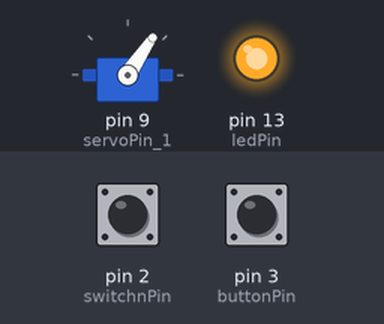
Bench run of a sketch on a simulated Arduino Uno, built with avr-gcc and run on an emulated ATmega328P. Parts: servo, output pins drawn as LEDs (lit = HIGH). The inputs (shaded band) are chosen by the test bench; at power-on: pin 2 (switchnPin) HIGH, pin 3 (buttonPin) HIGH. EEPROM starts erased.

Above: at 1.2 s.
1.3 s: pin 2 (switchnPin) pulled LOW for 1 s
At 3.8 s:
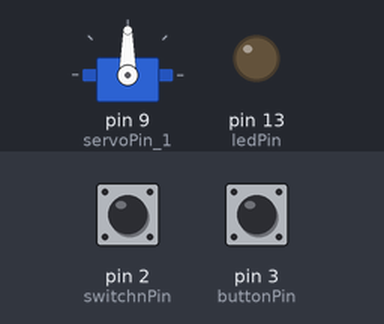
4.3 s: pin 3 (buttonPin) pulled LOW for 1 s
At 5.61 s:
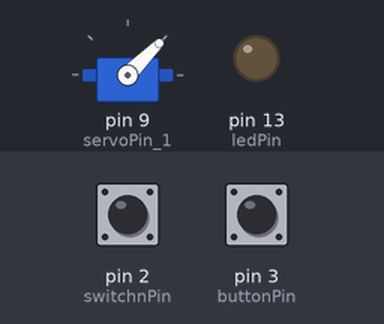
7.8 s: pin 2 (switchnPin) pulled LOW for 3.2 s
At 13.3 s:
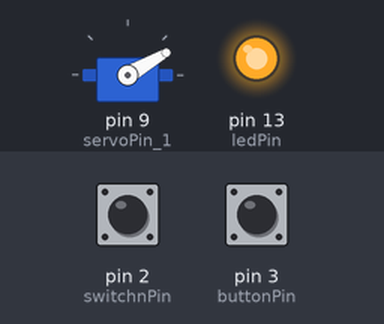
14.0 s: pin 3 (buttonPin) pulled LOW for 0.15 s
At 14.9 s:
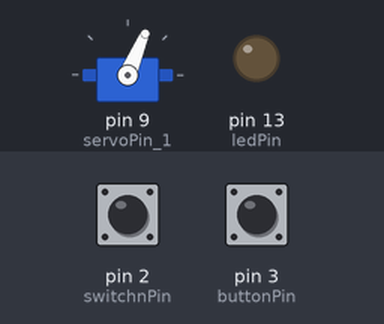
Timing chart, 0 to 17.0 s (numbered marks = the images above; inputs shaded):
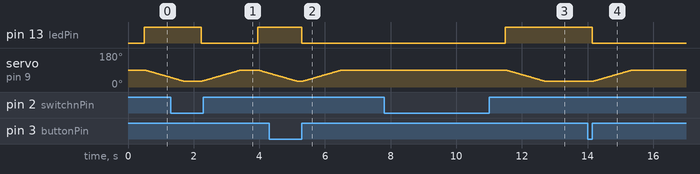

Measured:
- after the input at 1.3 s, pin 13 (ledPin): HIGH → LOW after 0.93 s, → HIGH 1.7 s later
- after the input at 4.3 s, pin 13 (ledPin): HIGH → LOW after 1.0 s
- after the input at 7.8 s, pin 13 (ledPin): LOW → HIGH after 3.7 s; servo on pin 9 (servoPin_1): moves from 90° to 30° over 1.2 s, starting after 3.7 s
- after the input at 14.0 s, pin 13 (ledPin): HIGH → LOW after 0.15 s; servo on pin 9 (servoPin_1): moves from 30° to 90° over 1.2 s, starting after 0.17 s

The sketch:

servo_5.ino
```cpp
#include <Servo.h>           //zahrnutí knihovny pro ovládání servo motoru
#include <EEPROM.h>

const byte switchnPin = 2;    // číslo pinu prepinace
const byte buttonPin = 3;     // číslo pinu na shazovací tlačítko
const byte ledPin =  13;      // číslo pinu LED
const byte servoPin_1 = 9;

const byte servoMin  = 30; //  servo jde dolu - navest nahoru
const byte servoMax  = 90;  // servo jde nahoru, navest dolu - cim vyssi, tim je navest niz a servo vys

const byte servoDelay = 20;  // milisec mezi uhlz serva Cim vetsi, tim pomalejsi
byte statBtn = 0;            // schazovaci tlacitko
byte lastStatBtn = LOW;      // predchozi stav schazovaciho tlacitka
byte statSwitch = 0;         // proměnná stavu prepinace
byte lastStatSwitch = LOW;   // predchozi stav prepinace

byte servoStat = 20; // aby probehla inicializace
byte lastServoStat = 20; // aby probehla inicializace
byte stavNavestidla = 10; // aby probehla inicializace

unsigned long switchLastTime = 0;
unsigned long buttonLastTime = 0;
unsigned int debounce = 500; // jak dlouho se ceka na dalsi akci

Servo myservo;
void setup() {
  // put your setup code here, to run once:
  pinMode(ledPin, OUTPUT);
  // inicializujte pin tlačítka jako vstup:
  pinMode(switchnPin, INPUT_PULLUP);
  pinMode(buttonPin, INPUT_PULLUP);

  // seriova komunikace
  //Serial.begin(9600);
  byte Servo1Position = EEPROM.read(1);
  myservo.attach(servoPin_1);
  if (Servo1Position == 1) {
    myservo.write(servoMin);
  }
  else {
    myservo.write(servoMax);
  }
  myservo.detach();
  //Serial.println("Poloha: " + String(Servo1Position));
}
void loop() {
  // Přečte stav hodnoty tlačítka:
  //servoStat = LOW;
  statBtn = digitalRead(buttonPin);
  if (statBtn == HIGH && lastStatBtn == LOW && millis() - buttonLastTime > debounce) {
    if (stavNavestidla == HIGH) {
      //Serial.println("Akt stav: " + String(test));
      akce(LOW);  //
    }
    buttonLastTime = millis();
  }
  lastStatBtn = statBtn;
  statSwitch = digitalRead(switchnPin);
  if (statSwitch != lastStatSwitch)
  {
    switchLastTime = millis();
  }
  if ((millis() - switchLastTime) > debounce)
  {
    servoStat = LOW;
    //Serial.println(statSwitch);
    if (statSwitch == HIGH) {
      servoStat = HIGH;
    }
    else
    {
      statSwitch = LOW;
      servoStat = LOW;
    }

    if (lastServoStat != servoStat)
    {
      lastServoStat = servoStat;
      if (stavNavestidla != servoStat) {
        akce(servoStat);
      }
    }
  }
  lastStatSwitch = statSwitch;
}
void akce(int x)
{
  EEPROM.update (1, x); //...zapis nove polohy navestidla...
  digitalWrite(ledPin, x);
  //Serial.println(x);
  stavNavestidla = x;
  if (x == LOW)
  {
    servoUp();
  }
  else
  {

    servoDown();
  }
}
void servoUp()
{
  myservo.attach(servoPin_1);
  byte pos = 0;
  byte aktPos = 0;
  aktPos = myservo.read();
  //for (pos = servoMin; pos <= servoMax; pos += 1) //je od úhlu 0 do úhlu 180
  for (pos = aktPos; pos <= servoMax; pos += 1) //je od úhlu 0 do úhlu 180
  {
    //Serial.println("Up: " + String(pos));
    myservo.write(pos);  //natočení motoru na aktuální úhel
    delay(servoDelay);           //chvilka čekání než se motor natočí
  }
  myservo.detach();
}
void servoDown()
{
  myservo.attach(servoPin_1);
  byte pos = 0;
  byte aktPos = 0;
  aktPos = myservo.read();
  //Serial.println(aktPos);
  //myservo.write(93);
  //for (pos = servoMax; pos >= servoMin; pos -= 1) //je od úhlu 180 zpět do úhlu 0
  for (pos = aktPos; pos >= servoMin; pos -= 1) //je od úhlu 180 zpět do úhlu 0
  {
    //Serial.println("down: " + String(pos));
    myservo.write(pos);  //natočení motoru na aktuální úhel
    delay(servoDelay);           //chvilka čekání než se motor natočí
  }
  myservo.detach();
}
```
